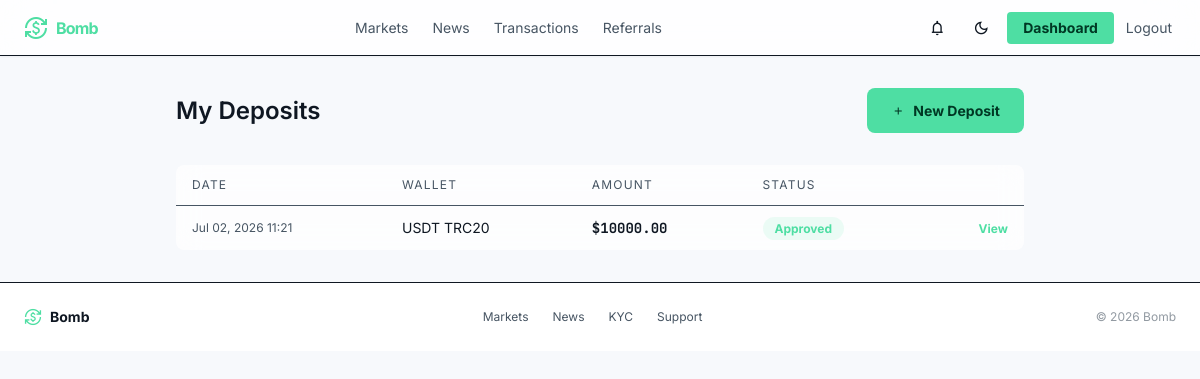
Page /deposits/ (signed in) on the earlier database version.
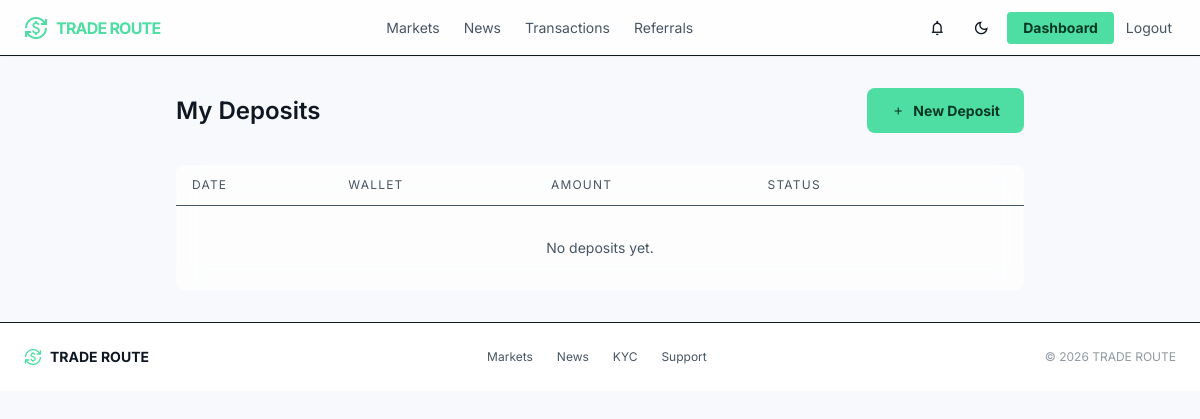
Same page on the later database version.
### core/models.py (models this page shows, shortened)
class SiteSetting(models.Model):
    site_name = models.CharField(max_length=100)
    logo = models.ImageField(upload_to="logo/", blank=True, null=True)   # <-- add blank=True, null=True
    minimum_deposit = models.DecimalField(max_digits=20, decimal_places=2)
    minimum_withdrawal = models.DecimalField(max_digits=20, decimal_places=2)
    referral_bonus = models.DecimalField(max_digits=5, decimal_places=2)
    maintenance_mode = models.BooleanField(default=False)
    support_email = models.EmailField()
    support_phone = models.CharField(max_length=30)

class Deposit(models.Model):
    STATUS = (
        ("pending","Pending"),
        ("approved","Approved"),
        ("rejected","Rejected"),
    )
    user = models.ForeignKey(User,on_delete=models.CASCADE)
    wallet = models.ForeignKey(
        Wallet,
        on_delete=models.CASCADE
    )
    amount = models.DecimalField(max_digits=20, decimal_places=2)
    txid = models.CharField(max_length=200)
    proof = models.ImageField(
        upload_to="deposit_proofs/",
        blank=True,
        null=True
    )
    status = models.CharField(
        max_length=20,
        choices=STATUS,
        default="pending"
    )
    created_at = models.DateTimeField(auto_now_add=True)

class Wallet(models.Model):
    NETWORK = (
        ("BTC","Bitcoin"),
        ("ETH","Ethereum"),
        ("USDT TRC20","USDT TRC20"),
        ("USDT ERC20","USDT ERC20"),
        ("USDT BEP20","USDT BEP20"),
        ("BNB","BNB"),
        ("DOGE","Dogecoin"),
        ("LTC","Litecoin"),
    )
    coin = models.CharField(max_length=30, choices=NETWORK)
    wallet_address = models.TextField()
    qr_code = models.ImageField(
        upload_to="wallet_qr/",
        blank=True,
        null=True
    )
    active = models.BooleanField(default=True)

### core/views.py (the view)
# urls.py: path("deposits/", views.deposit_list_view, name="deposit_list"),
@login_required
def deposit_list_view(request):
    deposits = Deposit.objects.filter(user=request.user).order_by("-created_at")
    paginator = Paginator(deposits, 15)
    page = paginator.get_page(request.GET.get("page"))
    return render(request, "core/deposit_list.html", {"page_obj": page})

### core/context_processors.py (called while the page is built)
def site_settings(request):
    return {"site_settings": SiteSetting.objects.first()}

def notifications_badge(request):
    if request.user.is_authenticated:
        count = Notification.objects.filter(user=request.user, is_read=False).count()
    else:
        count = 0
    return {"unread_notifications_count": count}

### core/templates/core/deposit_list.html (shortened to what this page needs)
{% extends "core/base.html" %}
{% block content %}
<div class="max-w-4xl mx-auto px-container-padding py-stack-lg">
    <div class="flex items-center justify-between mb-8">
        <h1 class="font-display-lg text-headline-md">My Deposits</h1>
        <a href="{% url 'core:deposit_create' %}" class="btn-primary">
            <span class="material-symbols-outlined text-sm">add</span>
            New Deposit
        </a>
    </div>
    <div class="glass-panel rounded-xl overflow-hidden">
        <table class="w-full text-sm">
            <thead>
                <tr class="border-b edge-b-5 text-on-surface-variant text-xs uppercase tracking-widest">
                    <th class="text-left font-normal px-4 py-3">Date</th>
                    <th class="text-left font-normal px-4 py-3">Wallet</th>
                    <th class="text-left font-normal px-4 py-3">Amount</th>
                    <th class="text-left font-normal px-4 py-3">Status</th>
                    <th class="px-4 py-3"></th>
                </tr>
            </thead>
            <tbody>
                {% for dep in page_obj %}
                <tr class="border-b edge-b-5 last:border-0">
                    <td class="px-4 py-3 text-on-surface-variant text-xs">{{ dep.created_at|date:"M d, Y H:i" }}</td>
                    <td class="px-4 py-3">{{ dep.wallet.coin }}</td>
                    <td class="px-4 py-3 font-data-md font-bold">${{ dep.amount }}</td>
                    <td class="px-4 py-3">
                        <span class="text-xs font-bold px-3 py-1 rounded-full
                            {% if dep.status == 'approved' %}text-primary bg-primary/10
                            {% elif dep.status == 'rejected' %}text-error bg-error/10
                            {% else %}text-on-surface-variant edge-bg-5{% endif %}">
                            {{ dep.status|capfirst }}
                        </span>
                    </td>
                    <td class="px-4 py-3 text-right">
                        <a href="{% url 'core:deposit_detail' dep.pk %}" class="text-primary font-bold text-xs hover:brightness-110">View</a>
                    </td>
                </tr>
                {% empty %}
                <tr><td colspan="5" class="px-4 py-8 text-center text-on-surface-variant text-sm">No deposits yet.</td></tr>
                {% endfor %}
            </tbody>
        </table>
    </div>
</div>
{% endblock %}

### core/templates/core/base.html (shortened to what the changed rows need)
<!DOCTYPE html>
<html lang="en">
<head>
<script src="https://cdn.tailwindcss.com?plugins=forms,container-queries"></script>
<script id="tailwind-config">
    tailwind.config = {
        darkMode: "class",
        theme: {
            extend: {
                colors: {
                    "background": "rgb(var(--color-background) / <alpha-value>)",
                    "surface": "rgb(var(--color-surface) / <alpha-value>)",
                    "surface-container-low": "rgb(var(--color-surface-container-low) / <alpha-value>)",
                    "surface-container-lowest": "rgb(var(--color-surface-container-lowest) / <alpha-value>)",
                    "surface-bright": "rgb(var(--color-surface-bright) / <alpha-value>)",
                    "on-surface": "rgb(var(--color-on-surface) / <alpha-value>)",
                    "on-surface-variant": "rgb(var(--color-on-surface-variant) / <alpha-value>)",
                    "edge": "rgb(var(--color-edge) / <alpha-value>)",
                    "primary": "#4edea3",
                    "on-primary": "#003824",
                    "on-primary-fixed": "#002113",
                    "error": "#ffb4ab",
                    "on-tertiary-fixed-variant": "#59a7cf"
                },
                borderRadius: {
                    DEFAULT: "0.125rem",
                    lg: "0.25rem",
                    xl: "0.5rem",
                    full: "0.75rem"
                },
                spacing: {
                    "stack-sm": "8px",
                    "max-width-desktop": "1440px",
                    "stack-lg": "32px",
                    "gutter": "16px",
                    "unit": "4px",
                    "container-padding": "24px",
                    "stack-md": "16px"
                },
                fontFamily: {
                    "data-lg": ["JetBrains Mono"],
                    "data-md": ["JetBrains Mono"],
                    "body-lg": ["Inter"],
                    "label-caps": ["Inter"],
                    "display-lg": ["Inter"],
                    "headline-md": ["Inter"],
                    "body-md": ["Inter"],
                    "headline-sm": ["Inter"]
                },
                fontSize: {
                    "data-lg": ["18px", {"lineHeight": "1.2", "fontWeight": "500"}],
                    "data-md": ["14px", {"lineHeight": "1.2", "fontWeight": "500"}],
                    "body-lg": ["16px", {"lineHeight": "1.6", "fontWeight": "400"}],
                    "label-caps": ["11px", {"lineHeight": "1", "letterSpacing": "0.08em", "fontWeight": "700"}],
                    "display-lg": ["48px", {"lineHeight": "1.1", "letterSpacing": "-0.02em", "fontWeight": "700"}],
                    "headline-md": ["24px", {"lineHeight": "1.3", "fontWeight": "600"}],
                    "body-md": ["14px", {"lineHeight": "1.5", "fontWeight": "400"}],
                    "headline-sm": ["18px", {"lineHeight": "1.4", "fontWeight": "600"}]
                }
            }
        }
    };
</script>
</head>
<body class="font-body-md text-body-md selection:bg-primary/30">
<header class="fixed top-0 w-full z-50 bg-surface/80 backdrop-blur-xl border-b edge-b-10 shadow-sm flex items-center justify-between px-4 md:px-6 h-14">
    <a href="{% url 'core:landing' %}" class="flex items-center gap-2 shrink-0">
        <span class="material-symbols-outlined text-primary text-2xl" style="font-variation-settings: 'FILL' 1;">currency_exchange</span>
        <span class="font-display-lg text-sm md:text-base font-bold tracking-tighter text-primary">{{ site_settings.site_name|default:"NEON_TRADE" }}</span>
    </a>
</header>
<main class="pt-14">
{% block content %}{% endblock %}
</main>
<footer class="bg-surface-container-lowest border-t edge-b-5 w-full">
    <div class="flex flex-col sm:flex-row items-center justify-between gap-3 py-5 px-4 md:px-6 max-w-max-desktop mx-auto text-sm">
        <div class="flex items-center gap-2">
            <span class="material-symbols-outlined text-primary text-lg">currency_exchange</span>
            <span class="font-bold text-on-surface">{{ site_settings.site_name|default:"NEON_TRADE" }}</span>
        </div>
        <div class="flex flex-wrap items-center justify-center gap-x-6 gap-y-2 text-on-surface-variant text-xs">
            <a class="hover:text-primary transition-colors" href="{% url 'core:investment_plans' %}">Markets</a>
            <a class="hover:text-primary transition-colors" href="{% url 'core:news_list' %}">News</a>
            {% if user.is_authenticated %}
            <a class="hover:text-primary transition-colors" href="{% url 'core:kyc_status' %}">KYC</a>
            {% else %}
            <a class="hover:text-primary transition-colors" href="{% url 'core:login' %}">Login</a>
            {% endif %}
            {% if site_settings.support_email %}
            <a class="hover:text-primary transition-colors" href="mailto:{{ site_settings.support_email }}">Support</a>
            {% endif %}
        </div>
        <p class="text-on-surface-variant/60 text-xs">&copy; {% now "Y" %} {{ site_settings.site_name|default:"NEON_TRADE" }}</p>
    </div>
</footer>
</body>
</html>

Differences in the rows shown:
removed Deposit: created_at "Jul 02, 2026 11:21", wallet.coin "USDT TRC20", amount "10000.00", status "Approved"
changed SiteSetting: site_name "Bomb" → "TRADE ROUTE"
Other differences:
text now shown: "No deposits yet."
